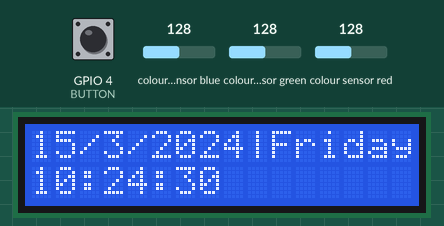
Bench run of a sketch on a simulated ESP32. On the bench: 16×2 character LCD. The inputs (shaded band) are chosen by the test bench; at power-on: colour sensor blue 128, GPIO 4 (BUTTON) HIGH, colour sensor green 128, colour sensor red 128. The local clock reads 2024-03-15 10:24:30 at power-on unless the sketch sets it; what the sketch prints to the serial monitor is not drawn.

Above: at 0.1 s.
At 1.2 s:
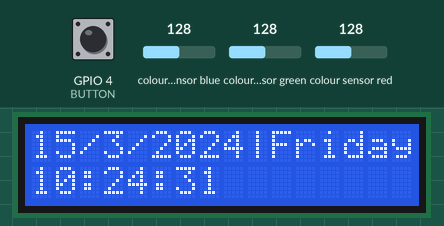
1.3 s: colour sensor blue set to 5
At 4.2 s:
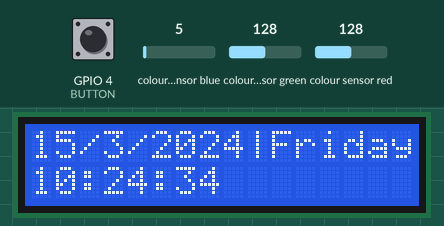
4.3 s: GPIO 4 (BUTTON) pulled LOW for 0.15 s
7.4 s: colour sensor blue set to 128
10.4 s: GPIO 4 (BUTTON) pulled LOW for 1 s
14.4 s: colour sensor green set to 191
17.4 s: colour sensor red set to 5
Timing chart, 0 to 20.4 s (numbered marks = the images above; inputs shaded):
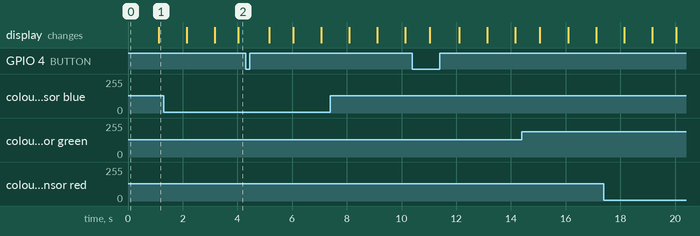

The sketch:

Test_Interference.ino
```cpp
#include <Wire.h>
#include <LiquidCrystal_I2C.h>
LiquidCrystal_I2C lcd(0x27, 16, 2);

#include <Wire.h>
#include <RTClib.h>
RTC_DS1307 rtc;
DateTime now;

#include <Adafruit_TCS34725.h>
Adafruit_TCS34725 tcs = Adafruit_TCS34725(TCS34725_INTEGRATIONTIME_154MS, TCS34725_GAIN_4X);


#define R1 13
#define R2 12
#define R3 14
#define R4 27
#define R5 26
#define R6 25
#define R7 33
#define R8 32
#define BUTTON 4

bool state = 0;
char daysOfTheWeek[7][12] = {"Sunday", "Monday", "Tuesday", "Wednesday", "Thursday", "Friday", "Saturday"};

void setup()
{
  Serial.begin(9600);
  Wire.begin(23, 22);

  lcd.init();
  lcd.backlight();

  if (!rtc.begin()) {Serial.println("Couldn't find RTC");while (1);}
  if (!rtc.isrunning()) {Serial.println("RTC is NOT running!"); rtc.adjust(DateTime(F(__DATE__), F(__TIME__)));}

  if (!tcs.begin()){Serial.println("Color Sensor Fail"); while (1);}

  pinMode(BUTTON, INPUT_PULLUP);
  pinMode(R1, OUTPUT);
  pinMode(R2, OUTPUT);
  pinMode(R3, OUTPUT);
  pinMode(R4, OUTPUT);
  pinMode(R5, OUTPUT);
  pinMode(R6, OUTPUT);
  pinMode(R7, OUTPUT);
  pinMode(R8, OUTPUT);
}

void loop()
{
  if(digitalRead(BUTTON)==0)
  {
    if (state == 0) {
      digitalWrite(R1, HIGH);
      digitalWrite(R2, HIGH);
      digitalWrite(R3, HIGH);
      digitalWrite(R4, HIGH);
      digitalWrite(R5, HIGH);
      digitalWrite(R6, HIGH);
      digitalWrite(R7, HIGH);
      digitalWrite(R8, HIGH);
      state = 1;
    } else {
      digitalWrite(R1, LOW);
      digitalWrite(R2, LOW);
      digitalWrite(R3, LOW);
      digitalWrite(R4, LOW);
      digitalWrite(R5, LOW);
      digitalWrite(R6, LOW);
      digitalWrite(R7, LOW);
      digitalWrite(R8, LOW);
      state = 0;
    }
    delay(100);
  }

  now = rtc.now();
  printTime();
  color();
}

void printTime()
{
  lcd.setCursor(0,0);
  lcd.print(now.day(),DEC); lcd.print("/"); lcd.print(now.month(),DEC); lcd.print("/"); lcd.print(now.year(),DEC); lcd.print("|");

  lcd.setCursor(10,0);
  lcd.print(daysOfTheWeek[now.dayOfTheWeek()]);

  lcd.setCursor(0,1);
  lcd.print(now.hour(),DEC); lcd.print(":"); lcd.print(now.minute(),DEC); lcd.print(":"); lcd.print(now.second(),DEC); lcd.print("   ");

}

void color()
{
  uint16_t r, g, b, c, colorTemp, lux;
    tcs.getRawData(&r, &g, &b, &c);
    colorTemp = tcs.calculateColorTemperature(r, g, b); //Nhiệt độ màu theo thang đo Kelvin
    lux = tcs.calculateLux(r, g, b); //Độ rọi soi, cường độ sáng

    Serial.print("Color Temp: "); Serial.print(colorTemp); Serial.print(" K - ");
    Serial.print("Lux: "); Serial.print(lux); Serial.print(" - ");
    Serial.print("Red: "); Serial.print(r); Serial.print(" ");
    Serial.print("Green: "); Serial.print(g); Serial.print(" ");
    Serial.print("Blue: "); Serial.print(b); Serial.print(" ");
    Serial.print("Clear: "); Serial.print(c); Serial.print(" ");
    Serial.println(" ");

    if(c>r && c>g && c>b && lux>500) //Không có màu
    {
      Serial.println(" Màu sắc hiện tại là: KHÔNG CÓ MÀU");
      Serial.println(" ");
    }
    else if(r>g && r>b && r<c && lux>10 && lux<100) //Màu đỏ
    {
      Serial.println(" Màu sắc hiện tại là: MÀU ĐỎ");
      Serial.println(" ");
    }
    else if(g>r && g>b && g<c && lux>200 && lux<300) //Màu lục
    {
      Serial.println(" Màu sắc hiện tại là: MÀU LỤC");
      Serial.println(" ");
    }
    else if(b>r && b>g && b<c && lux>100 && lux<200) //Màu xanh biển
    {
      Serial.println(" Màu sắc hiện tại là: MÀU XANH BIỂN");
      Serial.println(" ");
    }
}
```
